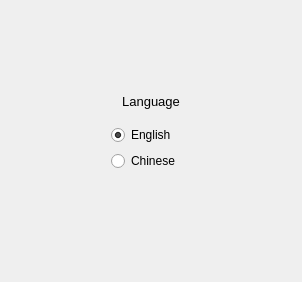
<?xml version="1.0" encoding="UTF-8"?>
<ui version="4.0">
 <class>Dialog</class>
 <widget class="QDialog" name="Dialog">
  <property name="geometry">
   <rect>
    <x>0</x>
    <y>0</y>
    <width>288</width>
    <height>282</height>
   </rect>
  </property>
  <property name="windowTitle">
   <string>Language</string>
  </property>
  <property name="windowIcon">
   <iconset>
    <normaloff>../assets/icon.png</normaloff>../assets/icon.png</iconset>
  </property>
  <layout class="QVBoxLayout" name="verticalLayout_2">
   <item>
    <layout class="QVBoxLayout" name="verticalLayout">
     <property name="leftMargin">
      <number>100</number>
     </property>
     <property name="topMargin">
      <number>80</number>
     </property>
     <property name="rightMargin">
      <number>100</number>
     </property>
     <property name="bottomMargin">
      <number>100</number>
     </property>
     <item>
      <widget class="QLabel" name="label">
       <property name="sizePolicy">
        <sizepolicy hsizetype="Preferred" vsizetype="Preferred">
         <horstretch>0</horstretch>
         <verstretch>0</verstretch>
        </sizepolicy>
       </property>
       <property name="minimumSize">
        <size>
         <width>80</width>
         <height>20</height>
        </size>
       </property>
       <property name="maximumSize">
        <size>
         <width>80</width>
         <height>20</height>
        </size>
       </property>
       <property name="font">
        <font>
         <pointsize>10</pointsize>
        </font>
       </property>
       <property name="layoutDirection">
        <enum>Qt::LeftToRight</enum>
       </property>
       <property name="text">
        <string>Language</string>
       </property>
       <property name="alignment">
        <set>Qt::AlignCenter</set>
       </property>
      </widget>
     </item>
     <item>
      <spacer name="verticalSpacer">
       <property name="orientation">
        <enum>Qt::Vertical</enum>
       </property>
       <property name="sizeHint" stdset="0">
        <size>
         <width>20</width>
         <height>40</height>
        </size>
       </property>
      </spacer>
     </item>
     <item>
      <widget class="QRadioButton" name="radioButton_2">
       <property name="text">
        <string>English</string>
       </property>
       <property name="checked">
        <bool>true</bool>
       </property>
      </widget>
     </item>
     <item>
      <widget class="QRadioButton" name="radioButton">
       <property name="text">
        <string>Chinese</string>
       </property>
      </widget>
     </item>
    </layout>
   </item>
  </layout>
 </widget>
 <resources/>
 <connections/>
</ui>
